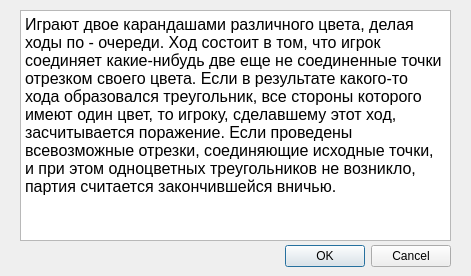
<?xml version="1.0" encoding="UTF-8"?>
<ui version="4.0">
 <class>HelpWindow</class>
 <widget class="QDialog" name="HelpWindow">
  <property name="windowModality">
   <enum>Qt::NonModal</enum>
  </property>
  <property name="geometry">
   <rect>
    <x>0</x>
    <y>0</y>
    <width>471</width>
    <height>276</height>
   </rect>
  </property>
  <property name="windowTitle">
   <string>Правила игры</string>
  </property>
  <widget class="QDialogButtonBox" name="buttonBox">
   <property name="geometry">
    <rect>
     <x>110</x>
     <y>240</y>
     <width>341</width>
     <height>32</height>
    </rect>
   </property>
   <property name="orientation">
    <enum>Qt::Horizontal</enum>
   </property>
   <property name="standardButtons">
    <set>QDialogButtonBox::Cancel|QDialogButtonBox::Ok</set>
   </property>
  </widget>
  <widget class="QTextBrowser" name="textBrowser">
   <property name="geometry">
    <rect>
     <x>20</x>
     <y>10</y>
     <width>431</width>
     <height>231</height>
    </rect>
   </property>
   <property name="html">
    <string>&lt;!DOCTYPE HTML PUBLIC &quot;-//W3C//DTD HTML 4.0//EN&quot; &quot;http://www.w3.org/TR/REC-html40/strict.dtd&quot;&gt;
&lt;html&gt;&lt;head&gt;&lt;meta name=&quot;qrichtext&quot; content=&quot;1&quot; /&gt;&lt;style type=&quot;text/css&quot;&gt;
p, li { white-space: pre-wrap; }
&lt;/style&gt;&lt;/head&gt;&lt;body style=&quot; font-family:'MS Shell Dlg 2'; font-size:8.25pt; font-weight:400; font-style:normal;&quot;&gt;
&lt;p style=&quot; margin-top:0px; margin-bottom:0px; margin-left:0px; margin-right:0px; -qt-block-indent:0; text-indent:0px;&quot;&gt;&lt;span style=&quot; font-family:'Times New Roman,serif'; font-size:12pt;&quot;&gt;Играют двое карандашами различного цвета, делая ходы по - очереди. Ход состоит в том, что игрок соединяет какие-нибудь две еще не соединенные точки отрезком своего цвета. Если в результате какого-то хода образовался треугольник, все стороны которого имеют один цвет, то игроку, сделавшему этот ход, засчитывается поражение. Если проведены всевозможные отрезки, соединяющие исходные точки, и при этом одноцветных треугольников не возникло, партия считается закончившейся вничью.&lt;/span&gt;&lt;/p&gt;&lt;/body&gt;&lt;/html&gt;</string>
   </property>
  </widget>
 </widget>
 <resources/>
 <connections>
  <connection>
   <sender>buttonBox</sender>
   <signal>accepted()</signal>
   <receiver>HelpWindow</receiver>
   <slot>accept()</slot>
   <hints>
    <hint type="sourcelabel">
     <x>248</x>
     <y>254</y>
    </hint>
    <hint type="destinationlabel">
     <x>157</x>
     <y>274</y>
    </hint>
   </hints>
  </connection>
  <connection>
   <sender>buttonBox</sender>
   <signal>rejected()</signal>
   <receiver>HelpWindow</receiver>
   <slot>reject()</slot>
   <hints>
    <hint type="sourcelabel">
     <x>316</x>
     <y>260</y>
    </hint>
    <hint type="destinationlabel">
     <x>286</x>
     <y>274</y>
    </hint>
   </hints>
  </connection>
 </connections>
</ui>
